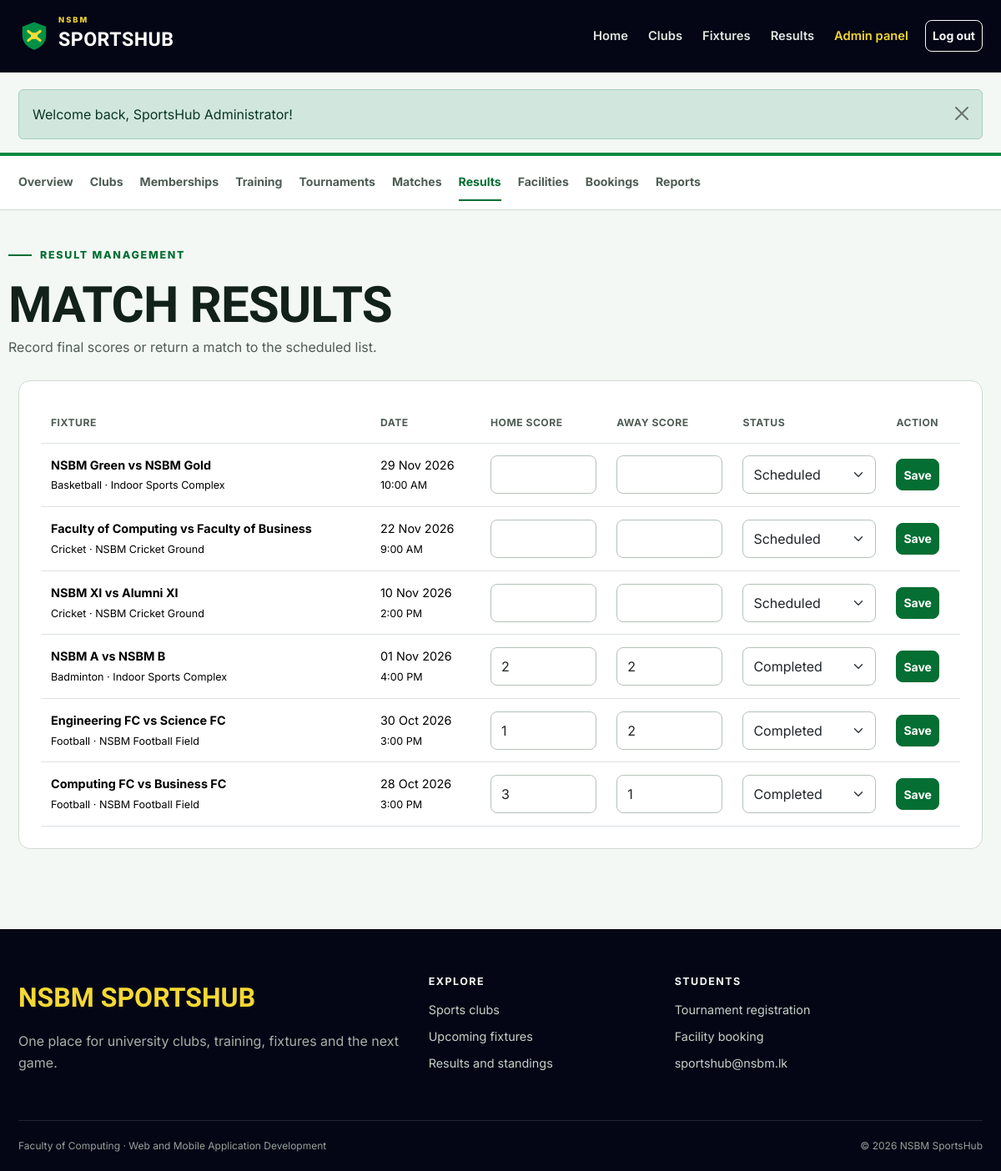
/admin/results.php (signed in), run on the app's committed database.
### tables this page shows
CREATE TABLE matches (
    id INT UNSIGNED AUTO_INCREMENT PRIMARY KEY,
    tournament_id INT UNSIGNED NULL,
    sport VARCHAR(80) NOT NULL,
    home_team VARCHAR(100) NOT NULL,
    away_team VARCHAR(100) NOT NULL,
    match_datetime DATETIME NOT NULL,
    venue VARCHAR(120) NOT NULL,
    status ENUM('scheduled', 'completed', 'cancelled') NOT NULL DEFAULT 'scheduled',
    home_score SMALLINT UNSIGNED NULL,
    away_score SMALLINT UNSIGNED NULL,
    created_at TIMESTAMP DEFAULT CURRENT_TIMESTAMP,
    FOREIGN KEY (tournament_id) REFERENCES tournaments(id) ON DELETE SET NULL
);

### includes/functions.php (called while the page is built, shortened)
<?php
function e($value)
{
    return htmlspecialchars($value ?? '', ENT_QUOTES);
}
function run_query($sql, $params = [])
{
    global $connection;
    $statement = mysqli_prepare($connection, $sql);
    if (count($params) > 0) {
        $types = str_repeat('s', count($params));
        mysqli_stmt_bind_param($statement, $types, ...$params);
    }
    if (!mysqli_stmt_execute($statement)) {
        die('SQL error: ' . mysqli_stmt_error($statement));
    }
    return $statement;
}
function fetch_all($sql, $params = [])
{
    $statement = run_query($sql, $params);
    $result = mysqli_stmt_get_result($statement);
    return mysqli_fetch_all($result, MYSQLI_ASSOC);
}
function format_date($date, $format = 'd M Y')
{
    if ($date) {
        return date($format, strtotime($date));
    }
    return 'Not set';
}
function format_time($time)
{
    if ($time) {
        return date('g:i A', strtotime($time));
    }
    return 'Not set';
}

### admin/results.php (the view, shortened to what this page needs)
<?php
$matches = fetch_all('SELECT * FROM matches ORDER BY FIELD(status, "scheduled", "completed", "cancelled"), match_datetime DESC');
include __DIR__ . '/../includes/header.php';
include __DIR__ . '/../includes/admin_nav.php';
?>
<div class="container dashboard-head"><span class="section-kicker">Result management</span>
    <h1>Match results</h1><p>Record final scores or return a match to the scheduled list.</p>
</div>
<div class="container dashboard-content">
    <section class="content-panel">
        <div class="table-responsive">
            <table class="table">
                <thead>
                    <tr>
                        <th>Fixture</th>
                        <th>Date</th>
                        <th>Home score</th>
                        <th>Away score</th>
                        <th>Status</th>
                        <th>Action</th>
                    </tr>
                </thead>
                <tbody>
                    <?php foreach ($matches as $match): ?>
                        <tr>
                            <td>
                                <strong><?= e($match['home_team']) ?> vs <?= e($match['away_team']) ?></strong><br><small><?= e($match['sport']) ?> · <?= e($match['venue']) ?></small>
                            </td>
                            <td><?= format_date($match['match_datetime']) ?><br><small><?= format_time($match['match_datetime']) ?></small></td>
                            <td>
                                <input class="form-control" type="number" id="home-<?= $match['id'] ?>" name="home_score" min="0" max="999" value="<?= e((string) $match['home_score']) ?>" form="result-<?= $match['id'] ?>">
                            </td>
                            <td>
                                <input class="form-control" type="number" id="away-<?= $match['id'] ?>" name="away_score" min="0" max="999" value="<?= e((string) $match['away_score']) ?>" form="result-<?= $match['id'] ?>">
                            </td>
                            <td>
                                <select class="form-select" id="status-<?= $match['id'] ?>" name="status" form="result-<?= $match['id'] ?>">
                                    <?php foreach (['scheduled', 'completed', 'cancelled'] as $option): ?>
                                        <option value="<?= $option ?>" <?= $match['status'] === $option ? 'selected' : '' ?>><?= ucfirst($option) ?></option>
                                    <?php endforeach; ?>
                                </select>
                            </td>
                            <td>
                                <button class="btn btn-sm btn-sport" type="submit" form="result-<?= $match['id'] ?>">Save</button>
                            </td>
                    </tr><?php endforeach; ?>
                </tbody>
            </table>
        </div>
    </section>
</div>
<?php include __DIR__ . '/../includes/footer.php'; ?>

### assets/css/style.css (style rules this page uses)
:root { --navy-950: #040615; --navy-900: #0d1023; --navy-800: #191d34; --green-600: #0a8842; --green-700: #046e33; --green-800: #055728; --yellow-400: #f4d833; --paper-50: #f3f8f4; --paper-100: #e7efe9; --ink-900: #122119; --ink-600: #4f5c54; --page-bg: var(--paper-50); --page-text: var(--ink-900); --muted-text: var(--ink-600); --brand: var(--green-700); --brand-hover: var(--green-800); --highlight: var(--yellow-400); --dark-surface: var(--navy-950); --line: #d1dad2; --radius-sm: 8px; --radius-md: 14px; --radius-lg: 22px; --shadow: 0 12px 32px rgba(11, 26, 18, 0.08); }
* { box-sizing: border-box; }
html { scroll-behavior: smooth; }
body { min-height: 100dvh; margin: 0; background: var(--page-bg); color: var(--page-text); font-family: "Inter", sans-serif; font-size: 16px; line-height: 1.65; }
button, a, input, select, textarea { transition: color 180ms ease-out, background-color 180ms ease-out, border-color 180ms ease-out, transform 180ms ease-out; }
h1, h2, h3, h4, .display-font { font-family: "Barlow Condensed", sans-serif; font-weight: 700; line-height: 1.05; letter-spacing: -0.015em; }
h1 { font-size: clamp(2.5rem, 6vw, 4.8rem); }
p { max-width: 72ch; }
.container { max-width: 1180px; }
.btn { min-height: 44px; display: inline-flex; align-items: center; justify-content: center; gap: 8px; font-weight: 700; border-radius: var(--radius-sm); }
.btn-sm { min-height: 38px; }
.btn-sport { background: var(--brand); border-color: var(--brand); color: #fff; }
.hero-kicker, .section-kicker { display: inline-flex; align-items: center; gap: 10px; margin-bottom: 18px; color: var(--brand); font-size: 0.78rem; font-weight: 800; letter-spacing: 0.14em; text-transform: uppercase; }
.hero-kicker::before, .section-kicker::before { content: ""; width: 28px; height: 2px; background: currentColor; }
.content-panel { padding: 26px; margin-bottom: 24px; background: #fff; border: 1px solid var(--line); border-radius: var(--radius-md); }
.form-control, .form-select { min-height: 46px; border-radius: var(--radius-sm); border-color: #b5c2b7; }
.dashboard-head { padding: 36px 0 26px; }
.dashboard-head h1 { margin: 0; font-size: clamp(2.5rem, 5vw, 3.8rem); text-transform: uppercase; }
.dashboard-head p { margin: 6px 0 0; color: var(--muted-text); }
.dashboard-content { padding-bottom: 72px; }
.table { margin-bottom: 0; vertical-align: middle; }
.table > :not(caption) > * > * { padding: 14px 12px; }
.table thead th { color: var(--muted-text); font-size: 0.76rem; letter-spacing: 0.04em; text-transform: uppercase; white-space: nowrap; }
.table tbody td { font-size: 0.9rem; }

### data on the page
matches: home_team "NSBM Green", away_team "NSBM Gold", sport "Basketball", venue "Indoor Sports Complex", match_datetime "29 Nov 2026", match_datetime "10:00 AM", status "Scheduled"
matches: home_team "Faculty of Computing", away_team "Faculty of Business", sport "Cricket", venue "NSBM Cricket Ground", match_datetime "22 Nov 2026", match_datetime "9:00 AM", status "Scheduled"
matches: home_team "NSBM XI", away_team "Alumni XI", sport "Cricket", venue "NSBM Cricket Ground", match_datetime "10 Nov 2026", match_datetime "2:00 PM", status "Scheduled"
matches: home_team "NSBM A", away_team "NSBM B", sport "Badminton", venue "Indoor Sports Complex", match_datetime "01 Nov 2026", match_datetime "4:00 PM", home_score "2", away_score "2", status "Completed"
matches: home_team "Engineering FC", away_team "Science FC", sport "Football", venue "NSBM Football Field", match_datetime "30 Oct 2026", match_datetime "3:00 PM", home_score "1", away_score "2", status "Completed"
matches: home_team "Computing FC", away_team "Business FC", sport "Football", venue "NSBM Football Field", match_datetime "28 Oct 2026", match_datetime "3:00 PM", home_score "3", away_score "1", status "Completed"

### other printed values
$message['message'] "Welcome back, SportsHub Administrator!"
